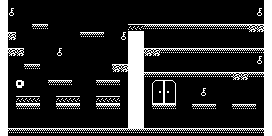

Below is a game level as drawn by its tile map, then a one-line description and the .tmx file that defines it, in full:
An orthogonal 34x17 tile map with 8x8 px tiles, 2 tile layers (Tile Layer 1, background) and 15 objects (2x 1, 2x 2, 2x 0, 2x 8, lewy1, ...).

<map version="1.0" orientation="orthogonal" renderorder="right-down" width="34" height="17" tilewidth="8" tileheight="8" nextobjectid="41">
 <properties>
  <property name="color1" value="21" />
  <property name="color2" value="141" />
  <property name="emmitercolor" value="19" />
  <property name="enemycolor" value="36" />
  <property name="hudcolor" value="13" />
  <property name="name" value="long way home" />
  <property name="tilecolor" value="138" />
  <property name="upsidedown" value="0" />
 </properties>
 <tileset firstgid="1" name="tileset" tilewidth="8" tileheight="8">
  <image source="tileset.png" width="160" height="200" />
 </tileset>
 <layer name="Tile Layer 1" width="34" height="17">
  <properties>
   <property name="texture" value="tileset" />
  </properties>
  <data encoding="csv">
161,0,0,0,0,0,0,0,0,0,0,0,0,0,0,0,0,0,0,0,0,0,0,0,0,0,0,0,0,0,0,0,0,161,
161,6,0,0,0,0,0,0,0,0,0,0,0,0,0,0,0,0,0,0,0,0,0,0,0,0,0,0,0,0,0,0,6,161,
161,0,0,0,0,0,0,0,0,0,0,0,0,0,0,0,0,0,0,0,0,0,0,0,0,0,0,0,0,0,0,0,0,161,
161,0,0,0,2,2,0,0,0,0,0,0,0,0,0,0,21,21,2,2,2,2,2,2,2,2,2,2,2,2,2,83,3,161,
161,63,0,0,0,0,0,0,0,0,2,2,2,0,0,6,161,161,0,0,0,0,0,0,0,0,0,0,0,0,0,0,0,161,
161,0,0,0,0,0,0,0,0,0,0,0,0,0,0,0,161,161,0,0,0,0,0,0,0,0,0,0,0,0,0,0,0,161,
161,3,63,0,0,0,0,6,0,0,0,0,0,0,0,0,161,161,3,63,2,2,2,2,2,2,2,2,2,2,2,2,2,161,
161,0,0,0,0,0,0,0,0,0,0,0,0,0,0,0,161,161,0,0,0,0,0,0,0,0,0,0,0,0,0,0,6,161,
161,0,0,2,2,0,0,0,0,0,0,0,0,0,83,3,161,161,0,0,0,0,0,0,0,0,0,0,0,0,0,0,0,161,
161,0,0,0,0,0,0,0,0,0,0,0,0,0,0,0,161,161,2,2,2,2,2,2,2,2,2,2,2,83,63,2,2,161,
161,0,20,0,0,0,2,2,2,0,0,0,2,2,2,0,161,161,0,9,10,11,0,0,0,0,0,0,0,0,0,0,0,161,
161,0,0,0,0,0,0,0,0,0,0,0,0,0,0,0,161,161,0,29,13,31,0,0,0,6,0,0,0,0,0,0,0,161,
161,0,21,21,21,0,0,21,21,21,0,0,21,21,21,0,161,161,0,49,50,51,0,0,0,0,0,0,0,0,0,0,0,161,
161,0,2,2,2,0,0,2,2,2,0,0,2,2,2,0,161,161,0,2,2,2,0,0,2,2,2,0,0,2,2,2,0,161,
161,0,0,0,0,0,0,0,0,0,0,0,0,0,0,0,161,161,0,0,0,0,0,0,0,0,0,0,0,0,0,0,0,161,
161,0,0,0,0,0,0,0,0,0,0,0,0,0,0,0,161,161,0,0,0,0,0,0,0,0,0,0,0,0,0,0,0,161,
161,2,2,2,2,2,2,2,2,2,2,2,2,2,2,2,2,2,2,2,2,2,2,2,2,2,2,2,2,2,2,2,2,161
</data>
 </layer>
 <objectgroup name="enemy">
  <properties>
   <property name="_type" value="1" />
   <property name="sizex" value="16" />
   <property name="sizey" value="16" />
   <property name="speedx" value="20" />
   <property name="speedy" value="20" />
   <property name="texture" value="enemies_16x16" />
  </properties>
  <object id="16" type="1" x="84" y="94">
   <polyline points="0,-6 0,-44" />
  </object>
  <object id="17" type="2" x="112" y="26">
   <polyline points="0,-4 0,32" />
  </object>
  <object id="22" type="0" x="64" y="10">
   <polyline points="0,-2 0,38" />
  </object>
  <object id="27" type="0" x="152" y="16">
   <polyline points="0,0 104,0" />
  </object>
  <object id="30" type="1" x="256" y="40">
   <polyline points="0,0 -104,0" />
  </object>
  <object id="31" type="2" x="152" y="64">
   <properties>
    <property name="offset" value="50" />
   </properties>
   <polyline points="0,0 104,0" />
  </object>
 </objectgroup>
 <objectgroup name="Copy of enemy">
  <properties>
   <property name="_type" value="1" />
   <property name="sizex" value="32" />
   <property name="sizey" value="32" />
   <property name="speedx" value="20" />
   <property name="speedy" value="20" />
   <property name="texture" value="enemies_32x32" />
  </properties>
  <object id="33" name="statek1" type="8" x="164" y="112">
   <properties>
    <property name="areverse" value="1" />
    <property name="speedx" value="30" />
   </properties>
   <polyline points="-12,0 40,0 20,0 60,0 92,0 60,0" />
  </object>
  <object id="34" name="statek2" type="8" x="54" y="112">
   <properties>
    <property name="areverse" value="1" />
   </properties>
   <polyline points="-6,0 16,0" />
  </object>
 </objectgroup>
 <objectgroup name="emiters">
  <properties>
   <property name="_type" value="2" />
   <property name="delay" value="11950" />
   <property name="sizex" value="8" />
   <property name="sizey" value="8" />
   <property name="speed" value="50" />
   <property name="texture" value="enemies_8x8" />
  </properties>
  <object id="8" name="lewy1" x="181" y="123">
   <properties>
    <property name="offset" value="10800" />
   </properties>
   <polyline points="0,2 0,-128" />
  </object>
  <object id="9" name="prawy1" x="221" y="123">
   <properties>
    <property name="offset" value="8000" />
   </properties>
   <polyline points="0,2 0,-130" />
  </object>
  <object id="11" name="lewy3" x="181" y="123">
   <properties>
    <property name="offset" value="2500" />
   </properties>
   <polyline points="0,2 0,-128" />
  </object>
  <object id="12" name="lewy2" x="181" y="123">
   <properties>
    <property name="offset" value="9500" />
   </properties>
   <polyline points="0,2 0,-128" />
  </object>
  <object id="13" name="lewy4" x="181" y="123">
   <properties>
    <property name="offset" value="1200" />
   </properties>
   <polyline points="0,2 0,-128" />
  </object>
  <object id="14" name="prawy2" x="221" y="123">
   <properties>
    <property name="offset" value="5900" />
   </properties>
   <polyline points="0,2 0,-130" />
  </object>
  <object id="15" name="prawy3" x="221" y="123">
   <properties>
    <property name="offset" value="3800" />
   </properties>
   <polyline points="0,2 0,-130" />
  </object>
 </objectgroup>
 <layer name="background" width="34" height="17">
  <properties>
   <property name="texture" value="tileset" />
  </properties>
  <data encoding="csv">
0,0,0,0,0,0,0,0,0,0,0,0,0,0,0,0,0,0,0,0,0,0,0,0,0,0,0,0,0,0,0,0,0,0,
0,0,0,0,0,0,0,0,0,0,0,0,0,0,0,0,0,0,0,0,0,0,0,0,0,0,0,0,0,0,0,0,0,0,
0,0,0,0,0,0,0,0,0,0,0,0,0,0,0,0,0,0,0,0,0,0,0,0,0,0,0,0,0,0,0,0,0,0,
0,0,0,0,0,0,0,0,0,0,0,0,0,0,0,0,0,0,0,0,0,0,0,0,0,0,0,0,0,0,0,0,0,0,
0,0,0,0,0,0,0,0,0,0,0,0,0,0,0,0,0,0,0,0,0,0,0,0,0,0,0,0,0,0,0,0,0,0,
0,0,0,0,0,0,0,0,0,0,0,0,0,0,0,0,0,0,0,0,0,0,0,0,0,0,0,0,0,0,0,0,0,0,
0,0,0,0,0,0,0,0,0,0,0,0,0,0,0,0,0,0,0,0,0,0,0,0,0,0,0,0,0,0,0,0,0,0,
0,0,0,0,0,0,0,0,0,0,0,0,0,0,0,0,0,0,0,0,0,0,0,0,0,0,0,0,0,0,0,0,0,0,
0,0,0,0,0,0,0,0,0,0,0,0,0,0,0,0,0,0,0,0,0,0,0,0,0,0,0,0,0,0,0,0,0,0,
0,0,0,0,0,0,0,0,0,0,0,0,0,0,0,0,0,0,0,0,0,0,0,0,0,0,0,0,0,0,0,0,0,0,
0,0,0,0,0,0,0,0,0,0,0,0,0,0,0,0,0,0,0,9,10,11,0,0,0,0,0,0,0,0,0,0,0,0,
0,0,0,0,0,0,0,0,0,0,0,0,0,0,0,0,0,0,0,29,30,31,0,0,0,0,0,0,0,0,0,0,0,0,
0,0,0,0,0,0,0,0,0,0,0,0,0,0,0,0,0,0,0,49,50,51,0,0,0,0,0,0,0,0,0,0,0,0,
0,0,0,0,0,0,0,0,0,0,0,0,0,0,0,0,0,0,0,0,0,0,0,0,0,0,0,0,0,0,0,0,0,0,
0,0,0,0,0,0,0,0,0,0,0,0,0,0,0,0,0,0,0,0,0,0,0,0,0,0,0,0,0,0,0,0,0,0,
0,0,0,0,0,0,0,0,0,0,0,0,0,0,0,0,0,0,0,0,0,0,0,0,0,0,0,0,0,0,0,0,0,0,
0,0,0,0,0,0,0,0,0,0,0,0,0,0,0,0,0,0,0,0,0,0,0,0,0,0,0,0,0,0,0,0,0,0
</data>
 </layer>
</map>